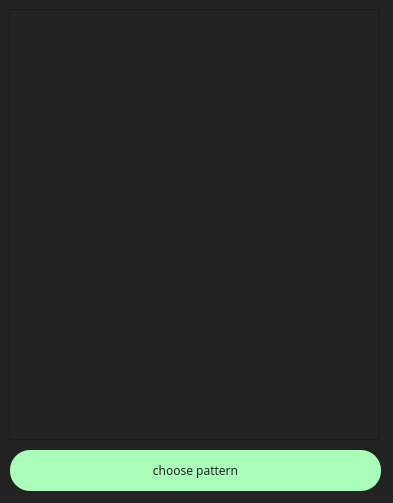
<?xml version="1.0" encoding="UTF-8"?>
<ui version="4.0">
 <class>ChoiceWidget</class>
 <widget class="QWidget" name="ChoiceWidget">
  <property name="geometry">
   <rect>
    <x>0</x>
    <y>0</y>
    <width>393</width>
    <height>503</height>
   </rect>
  </property>
  <property name="windowTitle">
   <string>choise widget</string>
  </property>
  <property name="windowIcon">
   <iconset>
    <normaloff>../../../../../OneDrive/Рабочий стол/icon.png</normaloff>../../../../../OneDrive/Рабочий стол/icon.png</iconset>
  </property>
  <property name="styleSheet">
   <string notr="true">QWidget {
	background-color: rgb(35, 35, 35);
}</string>
  </property>
  <widget class="QPushButton" name="pattern_choose_button">
   <property name="geometry">
    <rect>
     <x>10</x>
     <y>450</y>
     <width>371</width>
     <height>41</height>
    </rect>
   </property>
   <property name="styleSheet">
    <string notr="true">QPushButton {
    color: rgb(34, 34, 34);
    text-decoration: none;
    /* margin-top: 10px; */
    padding: 1px;
    text-transform: uppercase;
    display: inline-block;
    position: relative;
    letter-spacing: 0.3em;
	background-color:rgb(169, 255, 186);
	font-family: Plain,Helvetica Neue,Arial,Noto Sans,sans-serif;
	border-radius: 20px;
}

QPushButton:hover {
	border: rgb(255, 170, 0);
    cursor: pointer;
    background-color: rgb(115, 255, 148);
}</string>
   </property>
   <property name="text">
    <string>choose pattern</string>
   </property>
  </widget>
  <widget class="QScrollArea" name="scrollArea">
   <property name="geometry">
    <rect>
     <x>9</x>
     <y>9</y>
     <width>371</width>
     <height>431</height>
    </rect>
   </property>
   <property name="widgetResizable">
    <bool>true</bool>
   </property>
   <widget class="QWidget" name="scrollAreaWidgetContents">
    <property name="geometry">
     <rect>
      <x>0</x>
      <y>0</y>
      <width>369</width>
      <height>429</height>
     </rect>
    </property>
    <widget class="QWidget" name="verticalLayoutWidget">
     <property name="geometry">
      <rect>
       <x>10</x>
       <y>10</y>
       <width>351</width>
       <height>411</height>
      </rect>
     </property>
     <layout class="QVBoxLayout" name="choicewidget_layout"/>
    </widget>
   </widget>
  </widget>
 </widget>
 <resources/>
 <connections/>
</ui>
